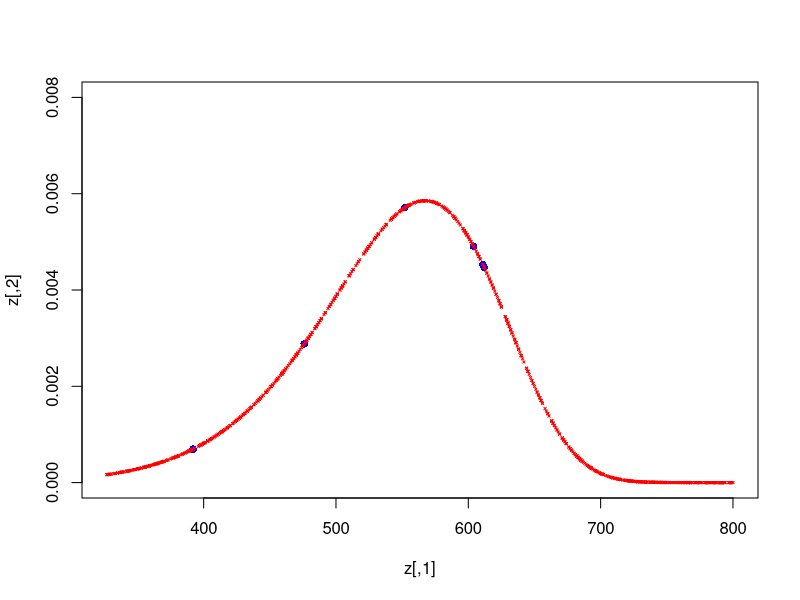

Source code (R):
TOL <- 0.00001; 
nf <- 0; 
minimize <- TOL; #Tolerance limits
m <- 2000000; #Number of Monte Carlo Simulations
#Failure Terminated Data
t1 = 392; 
n=6; #Test Failure Count
result = vector("list")
time1 <- Sys.time()
for (i in 1:m){
      #Beta Random Generator
      beta <- runif(1, min = 0, max = 10)
      #Failure Times Random Generator
      t2 <- sample(327:624,1);
      t3 <- sample(327:624,1);
      t4 <- sample(327:624,1);
      t5 <- sample(327:624,1);
      t6 <- sample(327:624,1);
      lnt1 <- log(t1);
      lnt2 <- log(t2);
      lnt3 <- log(t3);
      lnt4 <- log(t4);
      lnt5 <- log(t5);
      lnt6 <- log(t6);
      sumlnti <- lnt1+lnt2+lnt3+lnt4+lnt5+lnt6;
      sumtilnti <- ((t1^beta)*lnt1)+((t2^beta)*lnt2)+((t3^beta)*lnt3)+((t4^beta)*lnt4)+((t5^beta)*lnt5)+((t6^beta)*lnt6);

      sumti = t1^beta+t2^beta+t3^beta+t4^beta+t5^beta+t6^beta;
      minsum = sumtilnti/sumti-1/beta-sumlnti/n
      theta = (sumti/n)^(1/beta);
      optimumtheta = 327/((log(1/(1-0.0085)))^(1/beta));
      if (theta>optimumtheta){
            if (minsum>0 & minsum<TOL){
                  if (minsum<minimize){
                  nf=nf+1;
                  minimize=minsum;
                  minbeta = beta;
                  simt1=t1;
                  simt2=t2;
                  simt3=t3;
                  simt4=t4;
                  simt5=t5;
                  simt6=t6;
                  mintheta=(sumti/n)^(1/minbeta);
                  times <- mapply(c, simt1, simt2, simt3, simt4, simt5, simt6)
                  result[[m]] <- times
                  }
            }
      }
}
time2 <- Sys.time()
Simulation.Time <- difftime(time2, time1)
Simulation.Time
final.result <- result[!sapply(result, is.null)]
x <- c(simt1, simt2, simt3, simt4, simt5, simt6)
y <- dweibull(x, scale = mintheta, shape = minbeta)
z <- t(mapply(c, x, y))
a <- sample(327:800, 1000, replace = TRUE)
f <- dweibull(a, scale = mintheta, shape = minbeta)
g <- t(mapply(c, a, f))
dist <- rweibull(1000, scale = mintheta, shape = minbeta)
plot(z, ylim=c(0, 0.008), xlim= c(327, 800), pch = 16, col = "blue")
      points(g, col = "red", pch = 4, cex = 0.3)